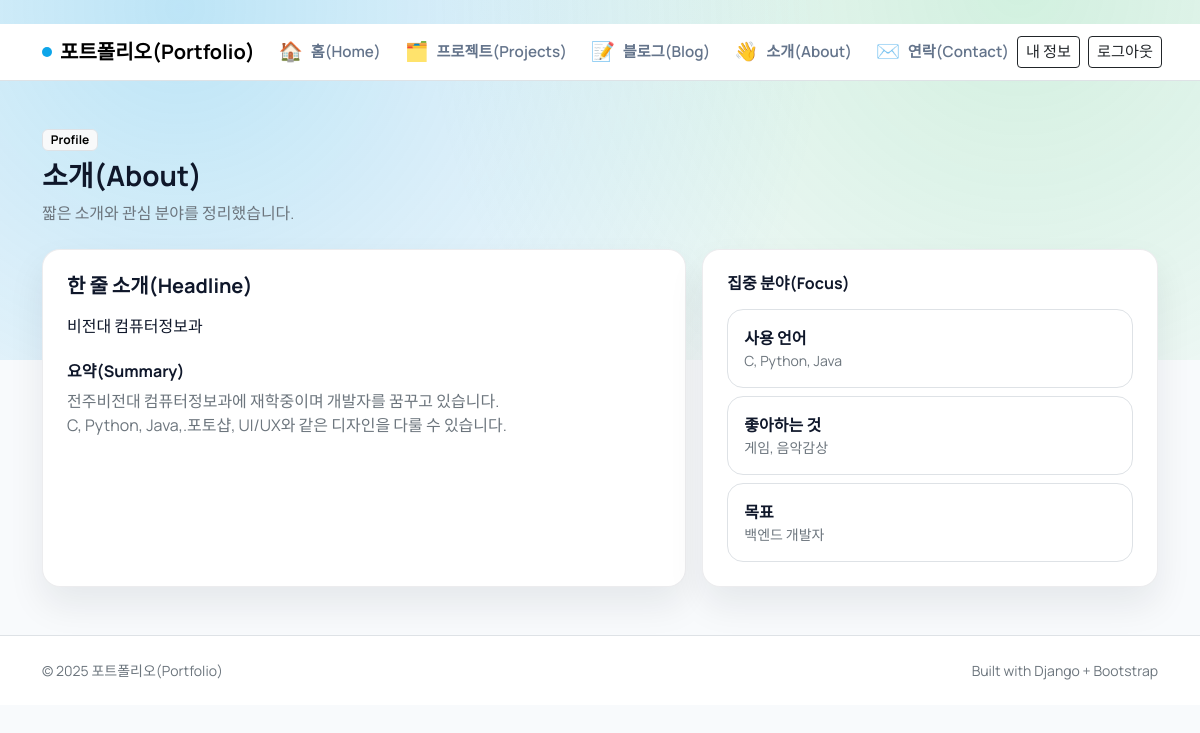
The page /about/ (signed in) on the database its author committed.
### pages/models.py (models this page shows, shortened)
class Profile(models.Model):
    user = models.OneToOneField(
        settings.AUTH_USER_MODEL,
        on_delete=models.CASCADE,
        related_name="profile",
    )
    name = models.CharField(max_length=100, blank=True)
    headline = models.CharField(max_length=200, blank=True)
    summary = models.TextField(blank=True)
    email = models.EmailField(blank=True)
    github = models.CharField(max_length=200, blank=True)
    resume = models.URLField(blank=True)
    focus_language = models.CharField(max_length=200, blank=True)
    focus_interest = models.CharField(max_length=200, blank=True)
    focus_goal = models.CharField(max_length=200, blank=True)
    updated_at = models.DateTimeField(auto_now=True)

### pages/views.py (the view)
# urls.py: path("about/", views.about, name="about"),
def about(request):
    profile = _get_profile(request.user)
    return render(request, "pages/about.html", {"profile": profile})

### pages/views.py (called while the page is built)
def _serialize_profile(profile):
    data = {
        "name": profile.name or profile.user.get_full_name() or profile.user.username,
        "headline": profile.headline,
        "summary": profile.summary,
        "email": profile.email,
        "github": profile.github,
        "resume": profile.resume,
        "focus_language": profile.focus_language,
        "focus_interest": profile.focus_interest,
        "focus_goal": profile.focus_goal,
    }
    email = data.get("email", "")
    data["email_link"] = f"mailto:{email}" if email else ""
    github = data.get("github", "")
    if github and not github.startswith(("http://", "https://")):
        data["github_link"] = f"https://github.com/{github}"
    else:
        data["github_link"] = github
    data["resume_link"] = data.get("resume", "")
    return data

def _get_profile(user):
    if not user.is_authenticated:
        return {}
    profile, _ = Profile.objects.get_or_create(
        user=user,
        defaults={"name": user.get_full_name() or user.username},
    )
    return _serialize_profile(profile)

### pages/templates/pages/about.html (shortened to what this page needs)
﻿{% extends "blog/base.html" %}
{% block content %}
<section class="mb-4 fade-up">
  <span class="badge text-bg-light border mb-2">Profile</span>
  <h1 class="h3 fw-bold mb-2">소개(About)</h1>
  <p class="text-secondary mb-0">짧은 소개와 관심 분야를 정리했습니다.</p>
</section>
{% if request.user.is_authenticated %}
  <div class="row g-3">
    <div class="col-lg-7">
      <div class="surface p-4 h-100">
        <h2 class="h5 fw-bold mb-3">한 줄 소개(Headline)</h2>
        <p class="mb-4">{{ profile.headline|default:"준비중" }}</p>
        <h3 class="h6 fw-bold">요약(Summary)</h3>
        <p class="text-secondary mb-0">{{ profile.summary|default:"소개 내용을 입력해 주세요."|linebreaksbr }}</p>
      </div>
    </div>
    <div class="col-lg-5">
      <div class="surface p-4 h-100">
        <h2 class="h6 fw-bold mb-3">집중 분야(Focus)</h2>
        <div class="d-grid gap-2">
          <div class="p-3 border rounded-4 bg-white">
            <div class="fw-semibold">사용 언어</div>
            <div class="small text-secondary">{{ profile.focus_language|default:"준비중" }}</div>
          </div>
          <div class="p-3 border rounded-4 bg-white">
            <div class="fw-semibold">좋아하는 것</div>
            <div class="small text-secondary">{{ profile.focus_interest|default:"준비중" }}</div>
          </div>
          <div class="p-3 border rounded-4 bg-white">
            <div class="fw-semibold">목표</div>
            <div class="small text-secondary">{{ profile.focus_goal|default:"준비중" }}</div>
          </div>
        </div>
      </div>
    </div>
  </div>
{% else %}
  <div class="alert alert-light border">로그인 후 소개 내용을 확인할 수 있습니다.</div>
{% endif %}
{% endblock %}

### blog/templates/blog/base.html (style rules this page uses)
:root { --ink: #0f172a; --muted: #64748b; --accent: #0ea5e9; --accent-2: #22c55e; --surface: #ffffff; --border: rgba(15, 23, 42, 0.08); --radius: 18px; }
body { font-family: "Manrope", sans-serif; color: var(--ink); background: #f8fafc; min-height: 100vh; }
body::before { content: ""; position: fixed; inset: -10% 0 auto 0; height: 55vh; background: radial-gradient(circle at 15% 20%, rgba(14, 165, 233, 0.25), transparent 60%), radial-gradient(circle at 85% 15%, rgba(34, 197, 94, 0.18), transparent 55%); z-index: -1; }
.surface { background: var(--surface); border: 1px solid var(--border); border-radius: var(--radius); box-shadow: 0 18px 36px rgba(15, 23, 42, 0.08); }
.fade-up { animation: fadeUp 0.7s ease both; }

### rows shown on the page
Profile: headline "비전대 컴퓨터정보과", summary "전주비전대 컴퓨터정보과에 재학중이며 개발자를 꿈꾸고 있습니다. C, Python, Java,.포토샵, UI/UX와 같은 디자인을 다룰 수 있습니다.", focus_language "C, Python, Java", focus_interest "게임, 음악감상", focus_goal "백엔드 개발자"
